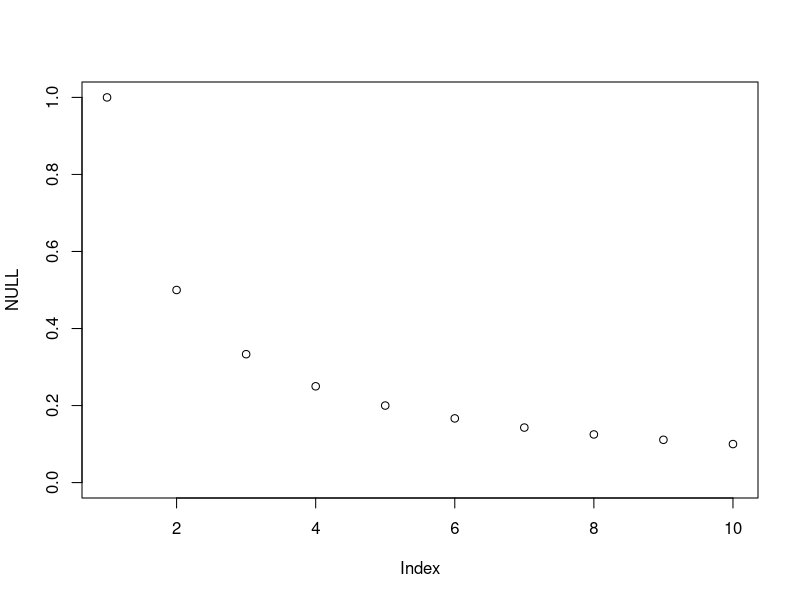

Generate this figure with R:
# The mighty for loop

## The for command is probably the most common flow control option.
## It has three basic parts:
## (1) An object name that will be used in the following commands
## (2) A vector that we will "loop over"
## (3) Commands that will be executed for each value of the vector


rm(list = ls()) #start fresh


## for ----

# Basic syntax:

# for(name in vector){
#   execute these commands using each value of the vector
# }

# Each loop does the equivalent of
# cat = "Leonard"
# cat = "Pogo"
# ... 
for(cat in c("Leonard", "Pogo")) {
  print(cat)
}

# Or more commonly, looping over integers
for (i in 1:10){
  print(i)
}

# iterate over 5 state abbreviations
states <- c("IA", "NE", "MO", "IN", "IL")
for(i in states){
  print(i)
}

# but the the "iterator" can be anything!
for(s in states){
  print(s)
}

# we usually use for loops because we need to apply
# an operator to every element of a vector
for(x in 1:5){
  print(x*2)
}

# usually it's something more complex than this example
# where we can't do vectorized operations
my_vec <- 1:5
my_vec*2


# something with more conditions and operations
results <- rep(NA, 10)
for(i in 1:10){
  if(i < 5){
    results[i] <- "less than 5"
  }else{
    results[i] <- "5 or more"
  }
}
results

# another way to store information
# append to an empty vector
results <- c()
for(i in 1:10){
  if(i < 5){
    results <- append(results, i)
  }
}
results

## for loops are very useful in many situations
plot(NULL, xlim = c(1, 10), ylim = c(0, 1))
for (i in 1:10) {
  points(x = i, y = 1/i)
}

## next and break ----

# Sometimes you might not want to execute the
# commands for every element in the vector, so
# use the next command to skip (you can also use the break)

# Run this and explain what is happening
some_odds <- c()
for(i in 1:200) {
  if(i %% 2 == 0) {
    next #next stops the current iteration and moves to next iteration
  }
  some_odds = c(some_odds, i)
}
some_odds

## style guide again ----

# Technically, you don't have to be so formal,
# But the indenting and braces are there for
# the protection of your future self
# AND so other can read it
for(i in 1:10) print(i)


## Examples ----

# voting age population
vap <- c(3481823, 496387, 4582842, 2120139,26955438,
         3617942,2673154,652189,472143,14085749,6915512,
         995937,1073799,9600372,4732010,2265860,2068253,
         3213141,3188765,1033632,4242214,4997677,7620982,
         3908159,2139918,4426278,731365,1321923,1870315,1012033,
         6598368,1452962,14838076,6752018,494923,8697456,2697855,
         2850525,9612380,824854,3303593,594599,4636679,
         17038979,1797941,487900,5841335,4876661,1421717,
         4257230,392344) 
# total votes
tv <- c(NA, 238307, 1553032, 780409,8899059,1586105, 
        1162391,258053, 122356,4884544, 2143845,348988, 
        458927,3586292, 1719351,1071509, 864083,1370062, 
        954896,NA, 1809237, 2243835,3852008, 2217552,NA, 
        2178278, 411061,610499, 586274,418550, 2315643,568597, 
        4703830,2036451, 220479,4184072, NA,1399650, NA,392882, 
        1117311,341105, 1868363,NA, 582561, 263025,2398589, 
        2085074,473014, 2183155, 196217)

vote_df <- data.frame(vap = vap, tv = tv)

# remember this?
this_tv <- vote_df$tv[2]
if(this_tv < 1000000){
  print("less than 1mil")
}else if(this_tv > 1000000){
  print("greater than 1mil")
}else if(this_tv == 1000000){
  print("equal to 1mil")
}else{
  print("NA or problem!")
}


# Putting it inside a for loop to evaluate
# all elements
for(i in 1:nrow(vote_df)){
  this_tv <- vote_df$tv[i] # the critical line that changed
  if(is.na(this_tv)){
    print("NA value")
    next
  }
  
  if(this_tv < 1000000){
    print("less than 1mil")
  }else if(this_tv > 1000000){
    print("greater than 1mil")
  }else if(this_tv == 1000000){
    print("equal to 1mil")
  }else{
    print("NA or problem!")
  }
}

